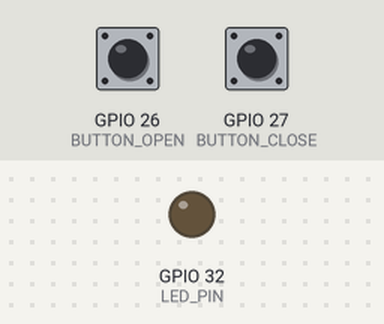
Bench run of a sketch on a simulated ESP32. Parts: output pins drawn as LEDs (lit = HIGH). Dashed ring = blinking. The test bench sets the inputs (shaded band); at power-on: GPIO 27 (BUTTON_CLOSE) HIGH, GPIO 26 (BUTTON_OPEN) HIGH. WiFi joins after 1.5 s; servers stay silent unless stated; the local clock reads 2024-03-15 10:24:30 at power-on unless the sketch sets it; what the sketch prints to the serial monitor is not drawn.

Above: at 3.0 s.
3.1 s: GPIO 27 (BUTTON_CLOSE) pulled LOW for 0.15 s
At 3.6 s:
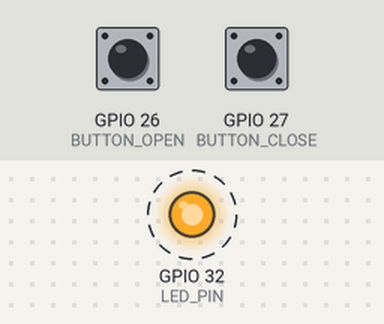
7.7 s: GPIO 26 (BUTTON_OPEN) pulled LOW for 0.15 s
At 9.0 s:
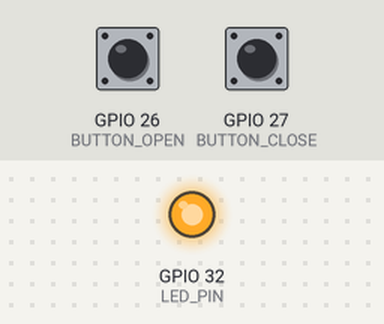
9.3 s: GPIO 27 (BUTTON_CLOSE) pulled LOW for 1 s
At 11.6 s:
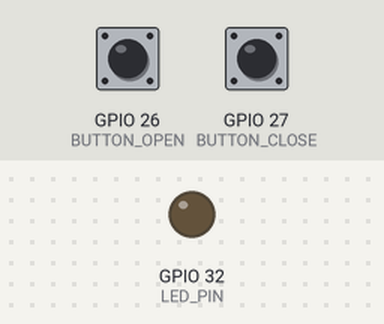
Timing chart, 0 to 13.1 s (numbered marks = the images above; inputs shaded):
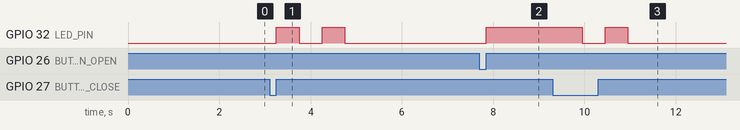

Measured:
- after the input at 3.1 s, GPIO 32 (LED_PIN): alternates HIGH for 0.50 s and LOW for 0.50 s, 4 changes in all, then stays LOW, starting after 0.15 s
- after the input at 7.7 s, GPIO 32 (LED_PIN): LOW → HIGH after 0.15 s
- after the input at 9.3 s, GPIO 32 (LED_PIN): HIGH → LOW after 0.65 s, → HIGH 0.50 s later, → LOW 0.50 s later

The sketch:

prueba_puertas.ino
```cpp
#include <WiFi.h>
#include <Firebase_ESP_Client.h>
#include <addons/TokenHelper.h>
#include <addons/RTDBHelper.h>
#include <time.h>

#define LED_PIN 32
#define BUTTON_OPEN 26
#define BUTTON_CLOSE 27

#define WIFI_SSID "CNT FIBRA_FLIA IMBAQUINGO."
#define WIFI_PASSWORD "IMBAQUINGO1987"
#define API_KEY "AIzaSyCcfM6SJdrjE17RZjS-ajQsdgN7u5OgQSE"
#define DATABASE_URL "https://proyecto-puertas-appinventor-default-rtdb.firebaseio.com/"

FirebaseData fbdo;
FirebaseData stream;
FirebaseAuth auth;
FirebaseConfig config;

bool signupOK = false;
String userId = "abi";

// Función que se ejecutará cuando haya cambios en Firebase
void streamCallback(FirebaseStream data)
{
    String path = data.dataPath();
    FirebaseJson *json = data.to<FirebaseJson *>();
    FirebaseJsonData result;

    Serial.println("Datos recibidos de Firebase:");
    Serial.println("Ruta: " + path);

    if (json->get(result, "estado")) {
        String estado = result.stringValue;
        Serial.println("Estado: " + estado);

        if (estado == "Puerta Abierta") {
            parpadearLED(1);
        } else if (estado == "Puerta Cerrada") {
            parpadearLED(2);
        }
    }
}

void streamTimeoutCallback(bool timeout)
{
    if (timeout) {
        Serial.println("Stream timeout, reconectando...");
    }
    if (!stream.httpConnected()) {
        Serial.println(stream.errorReason());
    }
}

void setup() {
    Serial.begin(115200);
    pinMode(LED_PIN, OUTPUT);
    pinMode(BUTTON_OPEN, INPUT_PULLUP);
    pinMode(BUTTON_CLOSE, INPUT_PULLUP);
    digitalWrite(LED_PIN, LOW);

    WiFi.begin(WIFI_SSID, WIFI_PASSWORD);
    Serial.print("Conectando a WiFi");
    while (WiFi.status() != WL_CONNECTED) {
        Serial.print(".");
        delay(300);
    }
    Serial.println("\nConectado con IP: " + WiFi.localIP().toString());

    configTime(-5 * 3600, 0, "pool.ntp.org", "time.nist.gov");

    config.api_key = API_KEY;
    config.database_url = DATABASE_URL;

    if (Firebase.signUp(&config, &auth, "", "")) {
        Serial.println("Signup OK");
        signupOK = true;
    } else {
        Serial.printf("%s\n", config.signer.signupError.message.c_str());
    }

    Firebase.begin(&config, &auth);
    Firebase.reconnectWiFi(true);

    // Configurar la escucha en tiempo real
    String streamPath = "/usuarios/" + userId + "/puerta/historial";
    if (!Firebase.RTDB.beginStream(&stream, streamPath)) {
        Serial.println("No se pudo comenzar stream");
        Serial.println(stream.errorReason());
    }

    // Asignar función de callback para el stream
    Firebase.RTDB.setStreamCallback(&stream, streamCallback, streamTimeoutCallback);

    // Leer estado inicial
    leerUltimoEstado();
}

void loop() {
    if (Firebase.ready() && signupOK) {
        checkButtons();
    }
}

void checkButtons() {
    static bool lastStateOpen = HIGH;
    static bool lastStateClose = HIGH;
    static unsigned long lastDebounceTime = 0;
    const unsigned long debounceDelay = 50;

    bool currentStateOpen = digitalRead(BUTTON_OPEN);
    bool currentStateClose = digitalRead(BUTTON_CLOSE);

    // Debounce para botón de abrir
    if (currentStateOpen != lastStateOpen) {
        if ((millis() - lastDebounceTime) > debounceDelay) {
            if (currentStateOpen == LOW) {
                actualizarEstadoPuerta("Puerta Abierta", 1);
            }
            lastDebounceTime = millis();
        }
    }
    lastStateOpen = currentStateOpen;

    // Debounce para botón de cerrar
    if (currentStateClose != lastStateClose) {
        if ((millis() - lastDebounceTime) > debounceDelay) {
            if (currentStateClose == LOW) {
                actualizarEstadoPuerta("Puerta Cerrada", 2);
            }
            lastDebounceTime = millis();
        }
    }
    lastStateClose = currentStateClose;
}

void actualizarEstadoPuerta(const char* estado, int numParpadeos) {
    if (Firebase.ready() && signupOK) {
        struct tm timeinfo;
        if (!getLocalTime(&timeinfo)) {
            Serial.println("Error obteniendo la hora");
            return;
        }

        char timestamp[30];
        strftime(timestamp, sizeof(timestamp), "%m/%d/%Y %I:%M:%S %p", &timeinfo);

        FirebaseJson json;
        json.set("estado", estado);
        json.set("timestamp", timestamp);
        json.set("led", numParpadeos);

        String path = "/usuarios/" + userId + "/puerta/historial/";

        if (Firebase.RTDB.pushJSON(&fbdo, path, &json)) {
            Serial.println("Estado actualizado en Firebase");
            parpadearLED(numParpadeos);
        } else {
            Serial.println("Error: " + fbdo.errorReason());
        }
    }
}

void parpadearLED(int veces) {
    Serial.println("Parpadeando LED " + String(veces) + " veces");
    for (int i = 0; i < veces; i++) {
        digitalWrite(LED_PIN, HIGH);
        delay(500);
        digitalWrite(LED_PIN, LOW);
        if (i < veces - 1) {
            delay(500);
        }
    }

    // Mantener el LED en el estado final correspondiente
    if (veces == 1) {  // Puerta Abierta
        digitalWrite(LED_PIN, HIGH);
    } else if (veces == 2) {  // Puerta Cerrada
        digitalWrite(LED_PIN, LOW);
    }
}

void leerUltimoEstado() {
    String path = "/usuarios/" + userId + "/puerta/historial";

    if (Firebase.RTDB.getJSON(&fbdo, path)) {
        FirebaseJson *json = fbdo.to<FirebaseJson *>();
        FirebaseJsonData result;

        String ultimaClave;
        size_t count = json->iteratorBegin();
        FirebaseJson::IteratorValue value;

        // Obtener la última entrada
        for (size_t i = 0; i < count; i++) {
            value = json->valueAt(i);
            ultimaClave = value.key;
        }
        json->iteratorEnd();

        if (!ultimaClave.isEmpty()) {
            String estadoPath = path + "/" + ultimaClave + "/estado";
            if (Firebase.RTDB.getString(&fbdo, estadoPath)) {
                String estado = fbdo.stringData();
                Serial.println("Estado inicial: " + estado);
                if (estado == "Puerta Abierta") {
                    digitalWrite(LED_PIN, HIGH);
                } else if (estado == "Puerta Cerrada") {
                    digitalWrite(LED_PIN, LOW);
                }
            }
        }
    }
}
```
